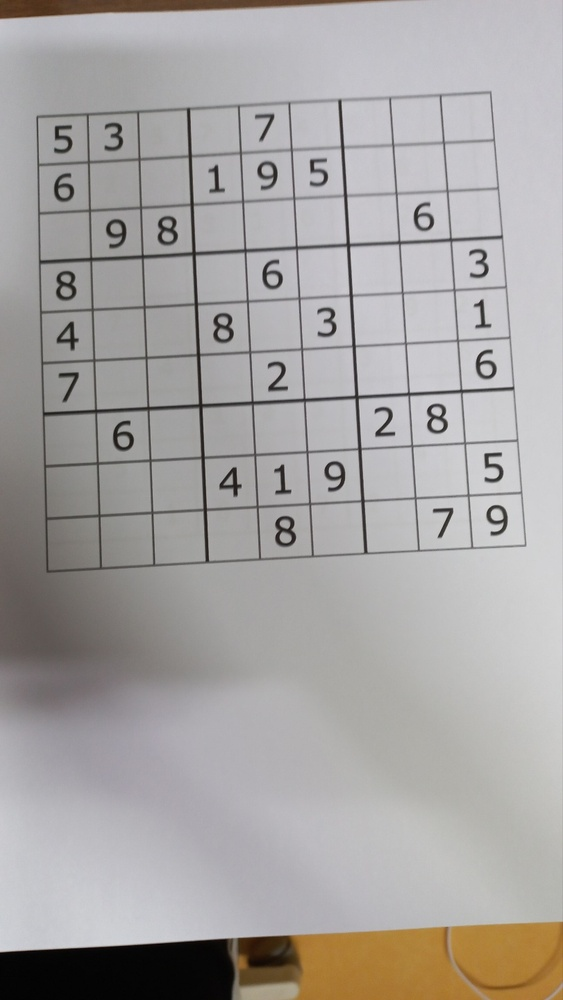
#> input picture sudoku_p0.jpg, 563 x 1000 px, shrunk from 811 x 1440 before the run
$ python -i find_board.py   (imports and definitions only)
#> lines starting #> are read from the running program, lines starting #| are printed output that depends on the picture; after the words box and inside, x2 and y2 are one past the last pixel; in counts of white or black regions, pixels touching at a corner belong together
#> further down, picture is the input picture: shape (1000, 563, 3); mean B, G, R 162.6, 163.9, 167
import cv2
import imutils


def find_board(img):
    # 기존의 이미지를 바이너리 이미지로 만듦
    draw = img.copy()
    gray = cv2.cvtColor(img, cv2.COLOR_BGR2GRAY)
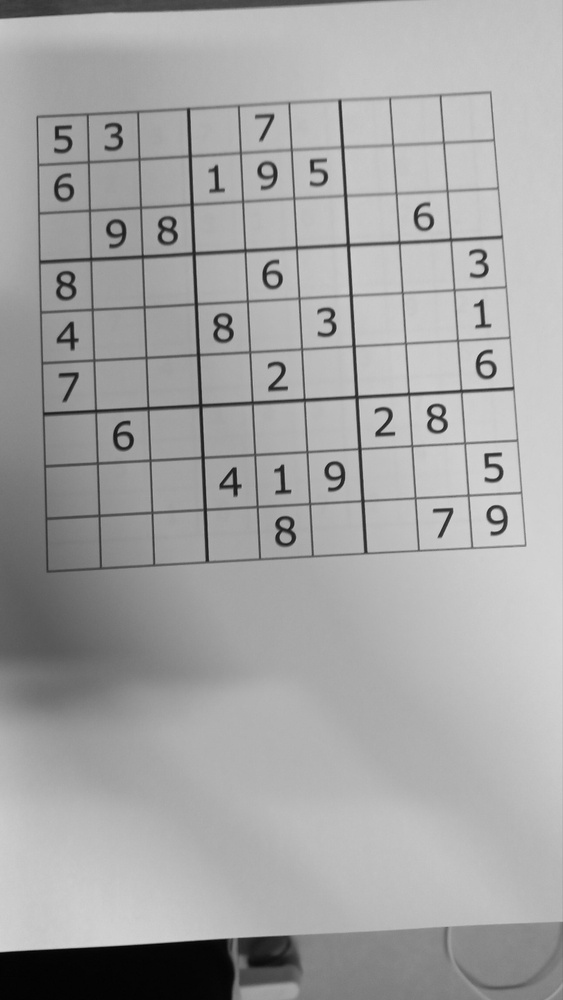
#> gray: shape (1000, 563); min 2, max 218, mean 164.7
    gray = cv2.GaussianBlur(gray, (5, 5), 0)
    thresh = cv2.adaptiveThreshold(gray, 255, cv2.ADAPTIVE_THRESH_GAUSSIAN_C, cv2.THRESH_BINARY, 11, 2)
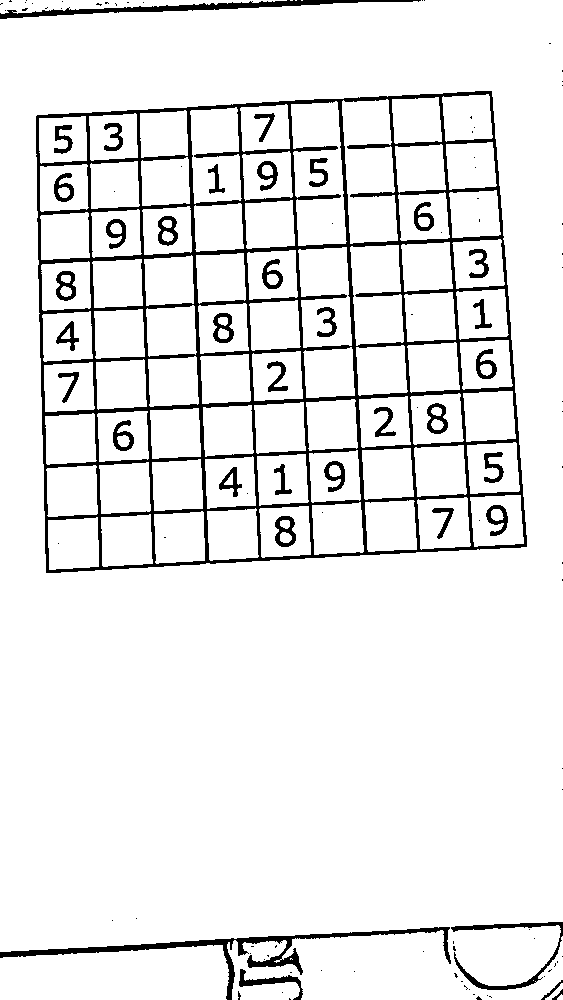
#> thresh: shape (1000, 563); 92% white; 117 black regions (80 under 20 px), largest, box (x1, y1, x2, y2) and area: (36, 91, 527, 573) 30128, (0, 927, 451, 1000) 3255, (0, 0, 421, 19) 1932
    binary_image = cv2.bitwise_not(thresh, thresh)
#> binary_image: shape (1000, 563); 8% white; 117 white regions (80 under 20 px)

    # board의 외각선 범위만 추출
    cnts = cv2.findContours(binary_image.copy(), cv2.RETR_LIST, cv2.CHAIN_APPROX_SIMPLE)
#> cnts = 219 contours, 87 with area under 20; largest, box (x1, y1, x2, y2) and area: (36, 91, 527, 573) 214144, (290, 100, 348, 247) 6712, (341, 98, 399, 245) 6646, (297, 246, 353, 349) 4770, (349, 244, 405, 347) 4736
    cnts = imutils.grab_contours(cnts)
    cnts = sorted(cnts, key=cv2.contourArea, reverse = True)[:5]
#> cnts = 5 contours; box (x1, y1, x2, y2) and area: (36, 91, 527, 573) 214144, (290, 100, 348, 247) 6712, (341, 98, 399, 245) 6646, (297, 246, 353, 349) 4770, (349, 244, 405, 347) 4736

    for c in cnts:
        peri = cv2.arcLength(c, True)
        approx = cv2.approxPolyDP(c, 0.02*peri, True)
        if len(approx) == 4:
            screenCnt = approx
            break
#> this loop made 1 pass
#> (peri, screenCnt) on pass 1: (1894, [[491, 91], [36, 116], [46, 572], [526, 546]])

    cv2.drawContours(draw, [screenCnt], -1, (0, 255, 0), 2)
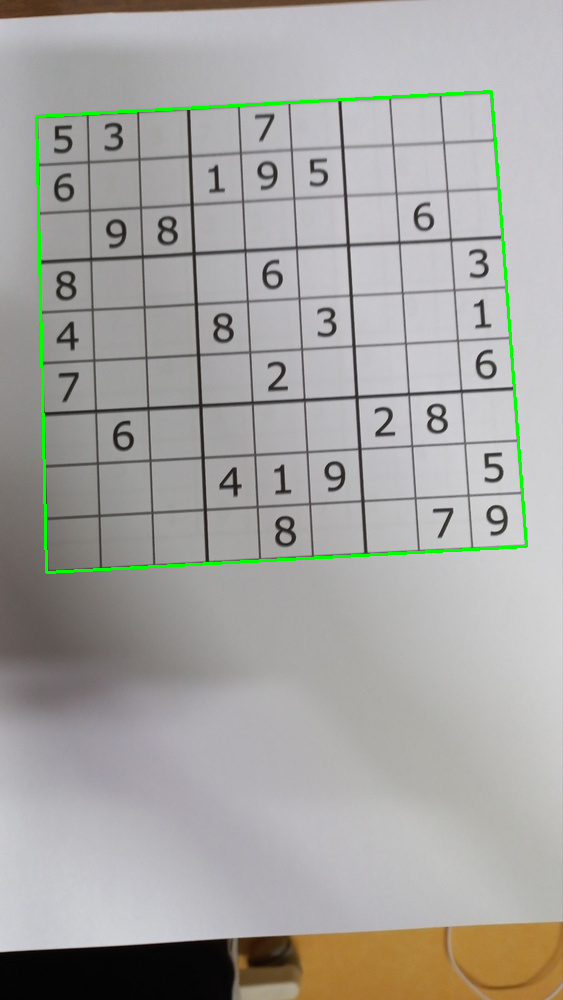
#> draw: shape (1000, 563, 3); 0.98% of pixels changed, all inside (x1, y1, x2, y2) = (35, 90, 528, 574)


#     cv2.imshow('draw', thresh)
#     cv2.waitKey(0)
#     cv2.destroyAllWindows()

    return binary_image, approx

>>> import cv2
>>> picture = cv2.imread('sudoku_p0.jpg')
>>> result = find_board(picture)

$ run again, on sudoku_p1.jpg
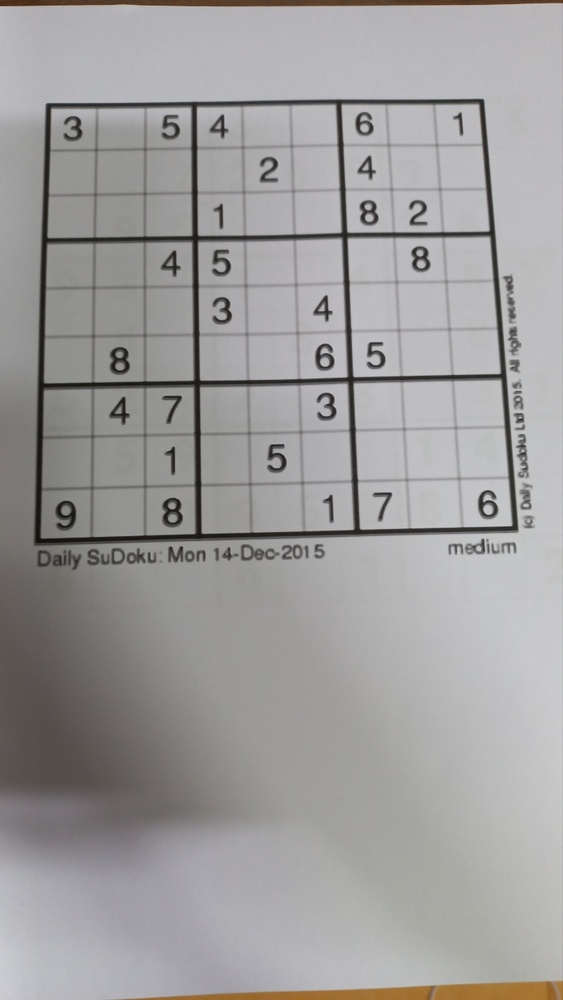
#> input picture sudoku_p1.jpg, 563 x 1000 px, shrunk from 811 x 1440 before the run
#> picture is the input picture: shape (1000, 563, 3); mean B, G, R 156.8, 157.1, 158.5
#> in find_board, `thresh = cv2.adaptiveThreshold(gray, 255, cv2.ADAPTIVE_THRESH_GAUSSIAN..`:
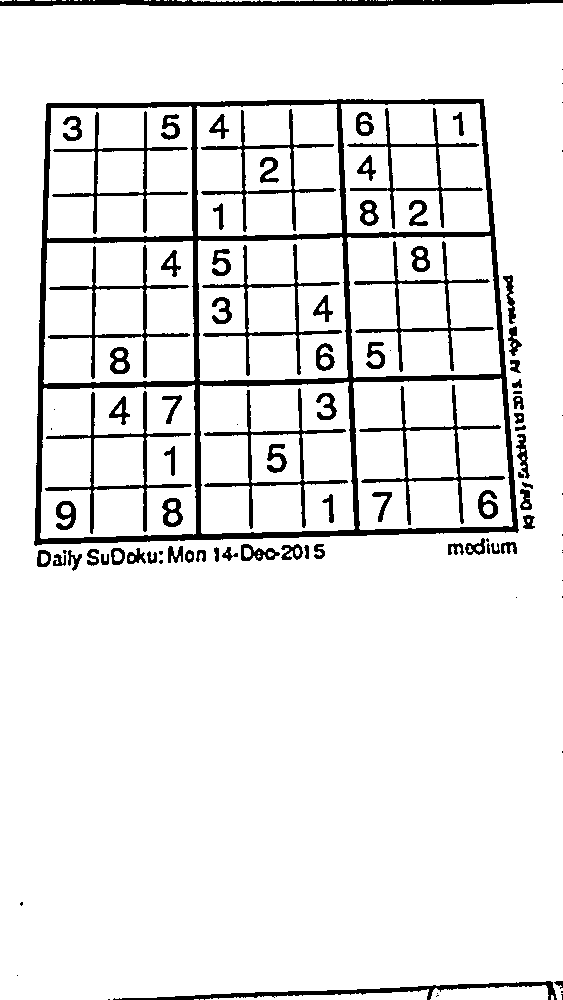
#> thresh: shape (1000, 563); 91.1% white; 104 black regions (28 under 20 px), largest, box (x1, y1, x2, y2) and area: (34, 99, 519, 546) 18809, (0, 0, 563, 6) 2683, (45, 391, 192, 534) 1964
#> binary_image: shape (1000, 563); 8.9% white; 104 white regions (28 under 20 px)
#> in find_board, `cnts = cv2.findContours(binary_image.copy(), cv2.RETR_LIST, cv2.CHAIN_..`: cnts = 159 contours, 41 with area under 20; largest, box (x1, y1, x2, y2) and area: (34, 99, 519, 546) 200978, (39, 384, 197, 540) 23058, (352, 377, 514, 531) 22458, (199, 381, 356, 535) 22437, (42, 240, 196, 385) 20978
#> in find_board, `cnts = sorted(cnts, key=cv2.contourArea, reverse = True)[:5]`: cnts = 5 contours; box (x1, y1, x2, y2) and area: (34, 99, 519, 546) 200978, (39, 384, 197, 540) 23058, (352, 377, 514, 531) 22458, (199, 381, 356, 535) 22437, (42, 240, 196, 385) 20978
#> the loop in find_board, `for c in cnts:` made 1 pass
#> (peri, screenCnt) on pass 1: (1836.5, [[483, 99], [47, 103], [34, 544], [517, 532]])
#> in find_board, `cv2.drawContours(draw, [screenCnt], -1, (0, 255, 0), 2)`:
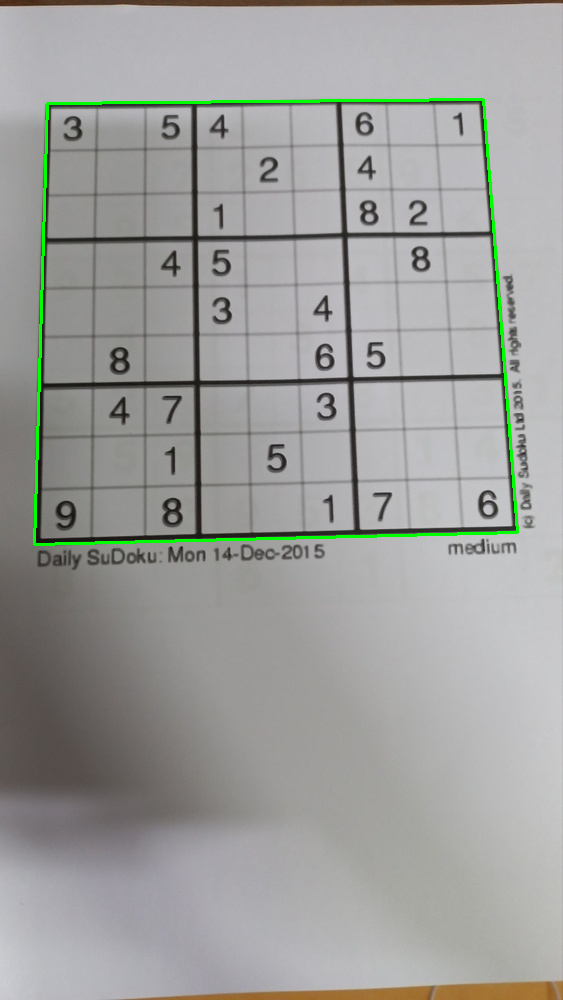
#> draw: shape (1000, 563, 3); 0.95% of pixels changed, all inside (x1, y1, x2, y2) = (33, 98, 519, 546)
